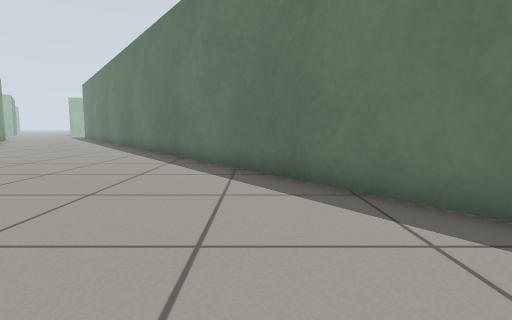
view 1 (above)

13 first-person views from a walk through a Gazebo world. The camera is 0.5 m above the floor, tilts 6° down and sees 80° across. Floor lines are 1 m apart. The floor is counted in squares, 0.5 m on a side. Each view is taken from the middle of a square. On the plan, view 1 faces up. The plan holds only what a view shows up to about 12 squares ahead; the rest is blank. The place goes on beyond the plan.

view 2
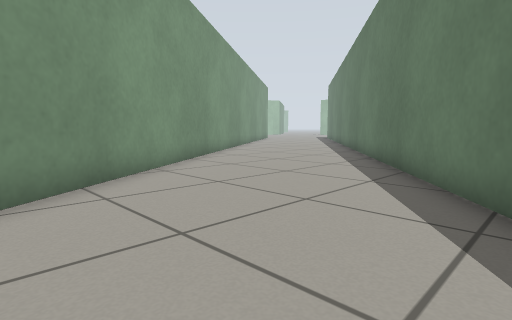

view 3
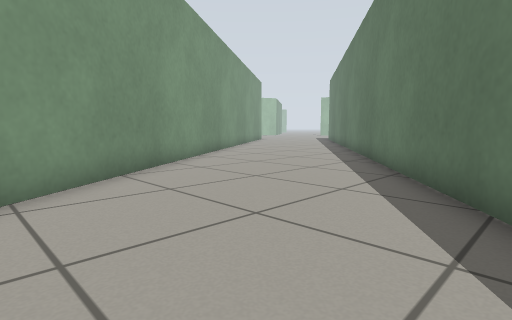

view 4
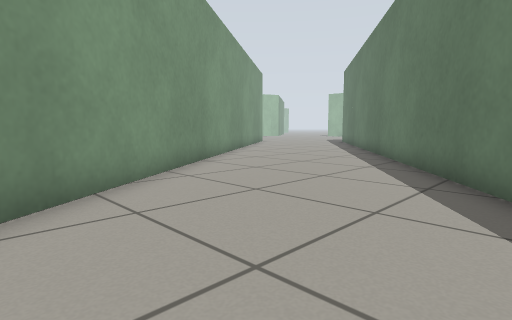

view 5
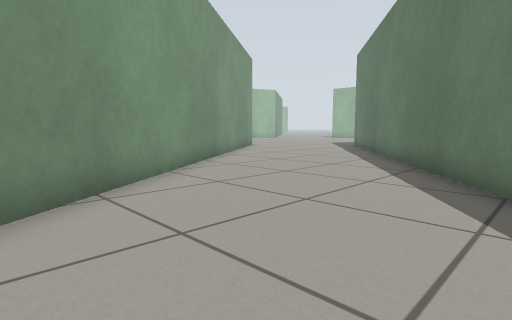

view 6
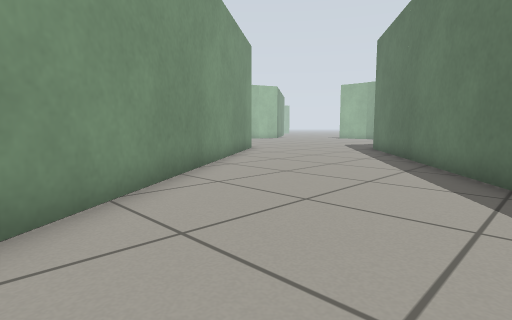

view 7
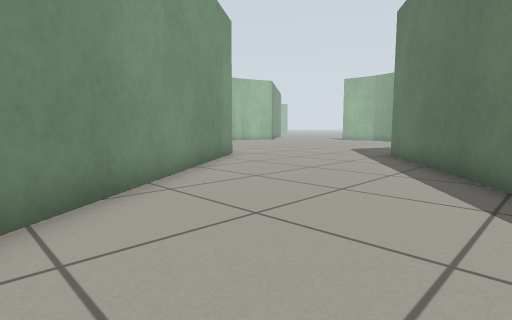

view 8
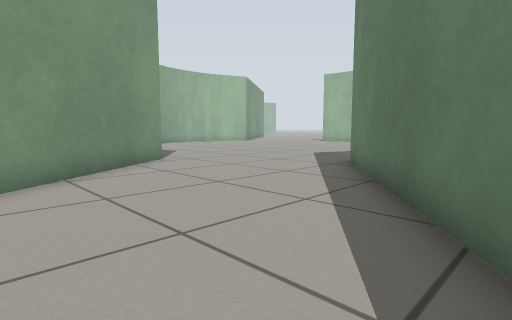

view 9
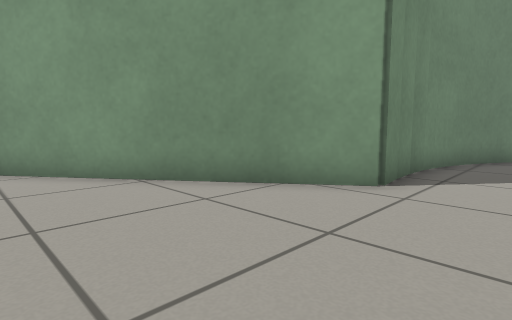

view 10
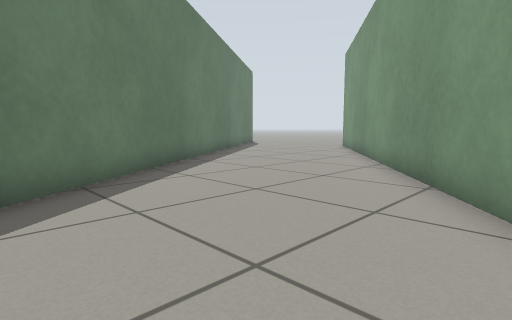

view 11
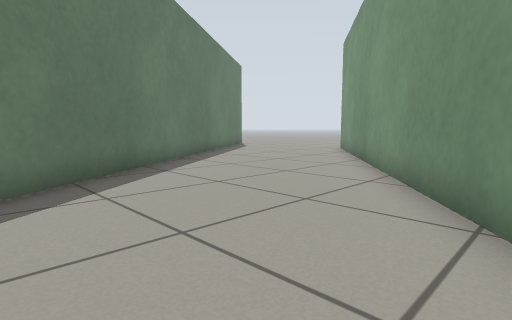

view 12
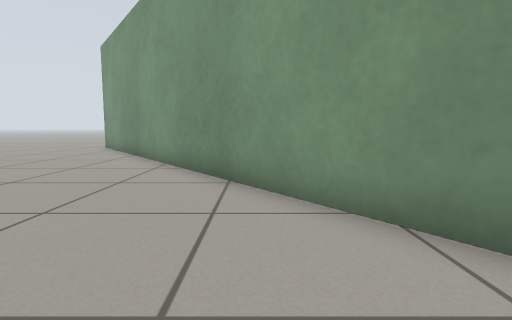

view 13
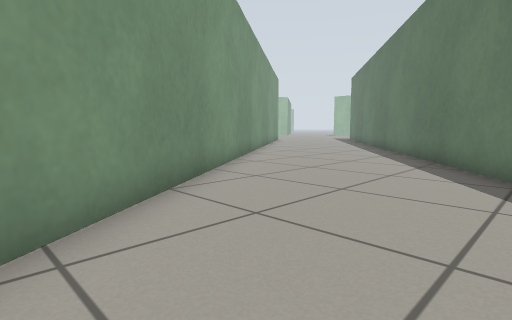

### Floor plan
Points are (right, up) in squares from view 1. A wall is a line through its corners. A room is listed if a view was taken in it or the views show most of it. See-through windows are left out.
Room 1 (views 1, 2, 3, 4, 5, 6, 7, 8, 9, 10, 11, 12, 13)
walls: (-22.1, 25.8) (-21.2, 25.9) (-0.5, -2.5); (-23.9, 25.8) (-22, 25.7); (-25, 25.9) (-23.7, 25.7); (-26.1, 26.3) (-24.9, 25.9); (-27.5, 27) (-26, 26.2); (6.9, -2.6) (-15.8, 28.6)

Positions as (right, up) in squares from view 1, and headings:
1: (0, 0), facing up
2: (0, 3), facing up-left
3: (-2, 6), facing up-left
4: (-5, 9), facing up-left
5: (-8, 13), facing up-left
6: (-10, 15), facing up-left
7: (-12, 18), facing up-left
8: (-12, 21), facing up-left
9: (-16, 28), facing down-left
10: (-4, 6), facing down-right
11: (-3, 4), facing down-right
12: (-3, 6), facing down
13: (-4, 6), facing up-left
